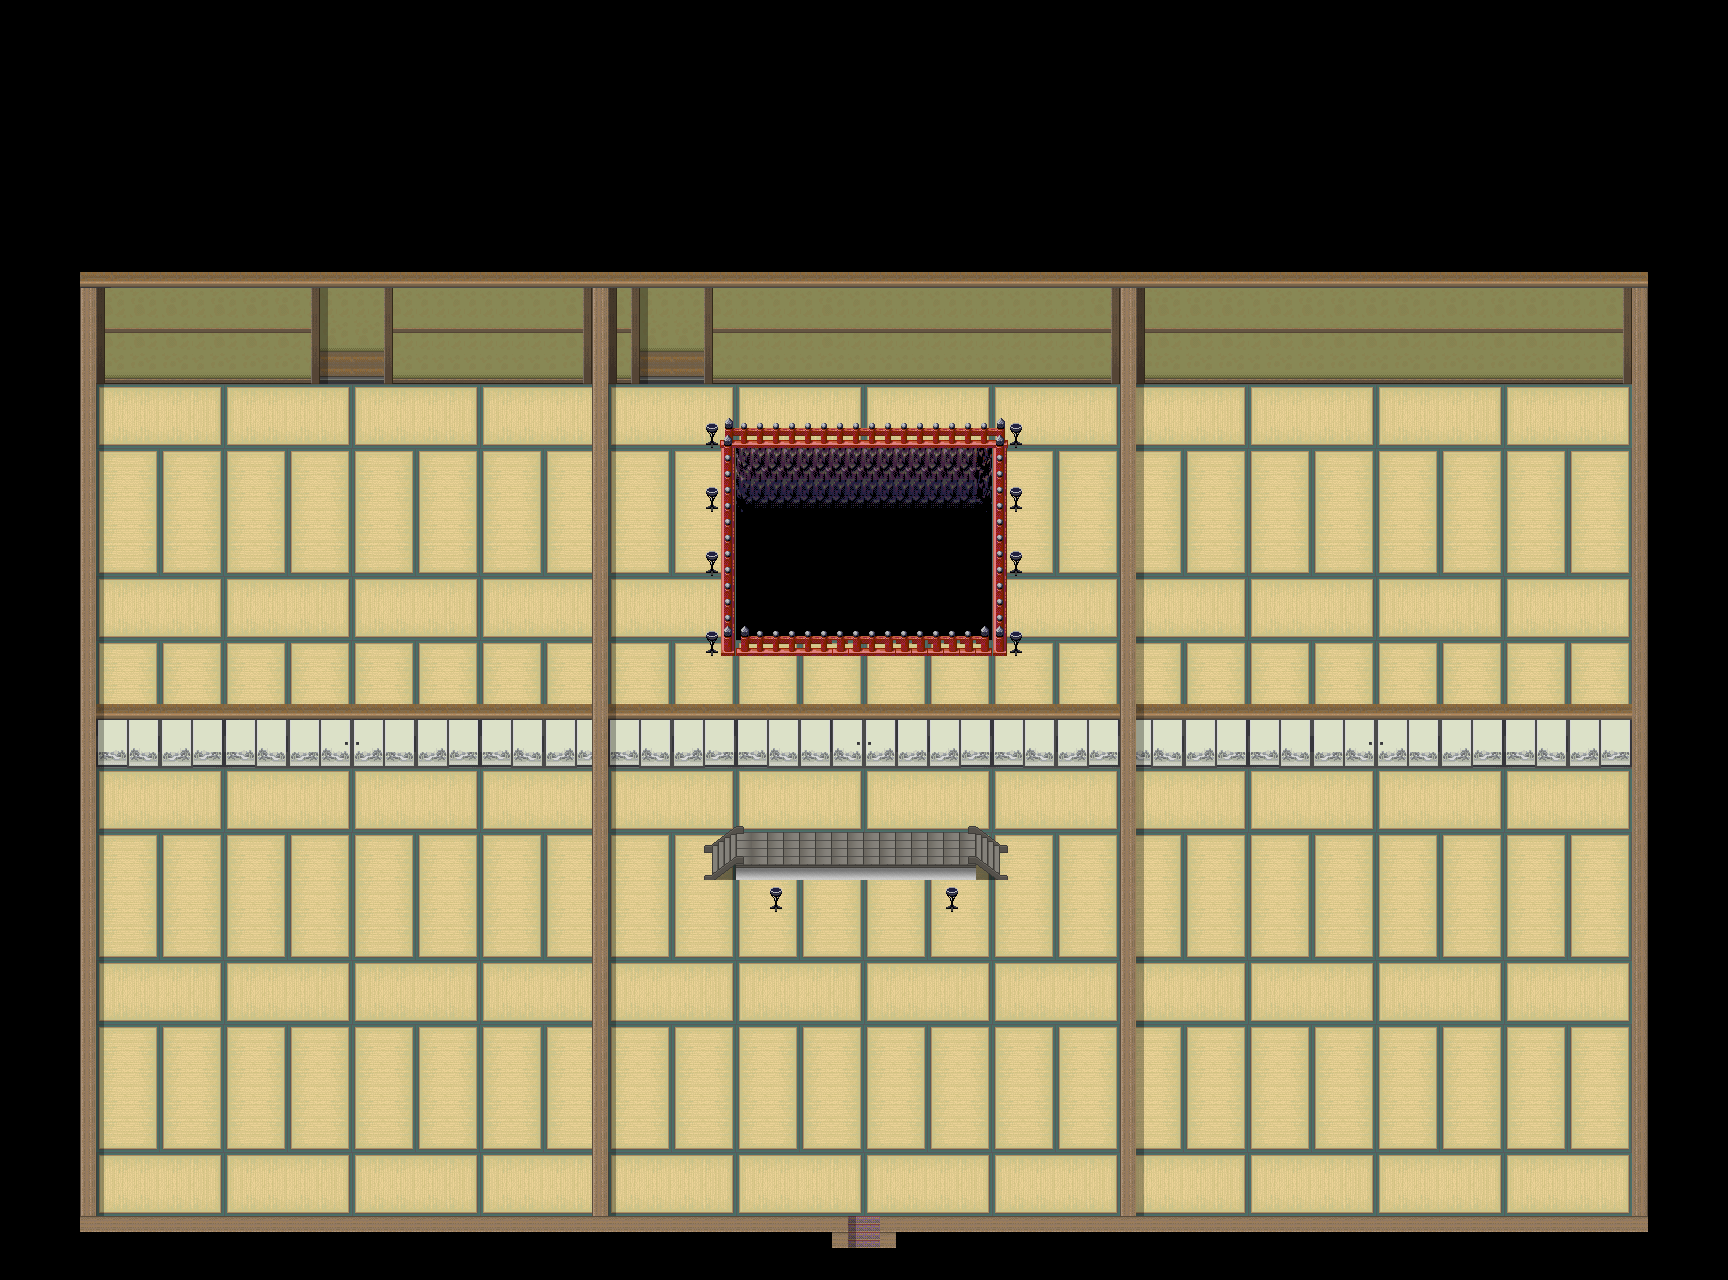

This game map was drawn from its Tiled (.tmx) file and the tilesets committed beside it. A one-line description and the trimmed map source follow:
An orthogonal 108x80 tile map with 16x16 px tiles, 17 tile layers (Base, Base2, MonoShita, MonoChu, ...), 7 tilesets and 33 objects.

<map version="1.0" orientation="orthogonal" renderorder="right-down" width="108" height="80" tilewidth="16" tileheight="16" backgroundcolor="#000000" nextobjectid="95">
 <tileset firstgid="1" name="ST-Washitu-I01" tilewidth="16" tileheight="16" tilecount="1600" columns="16">
  <image source="ST-Washitu-I01.png" trans="aa55ff" width="256" height="1600" />
 </tileset>
 <tileset firstgid="1601" name="ed" tilewidth="16" tileheight="16" tilecount="480" columns="30">
  <image source="ed.png" trans="aa55ff" width="480" height="256" />
 </tileset>
 <tileset firstgid="2081" name="temple_out" tilewidth="16" tileheight="16" tilecount="2016" columns="16">
  <image source="temple_out.png" trans="aa55ff" width="256" height="2016" />
 </tileset>
 <tileset firstgid="4097" name="lower" tilewidth="16" tileheight="16" tilecount="480" columns="30">
  <image source="lower.png" trans="aa55ff" width="480" height="256" />
 </tileset>
 <tileset firstgid="4577" name="ST-Sewer-01" tilewidth="16" tileheight="16" tilecount="1504" columns="16">
  <image source="ST-Sewer-01.png" trans="aa55ff" width="256" height="1504" />
 </tileset>
 <tileset firstgid="6081" name="ed2" tilewidth="16" tileheight="16" tilecount="480" columns="30">
  <image source="ed2.png" trans="aa55ff" width="480" height="256" />
 </tileset>
 <tileset firstgid="6561" name="cave" tilewidth="16" tileheight="16" tilecount="480" columns="30">
  <image source="cave.png" trans="aa55ff" width="480" height="256" />
  <tile id="257">
   <properties>
    <property name="z" value="31" />
   </properties>
  </tile>
  <tile id="287">
   <properties>
    <property name="z" value="31" />
   </properties>
  </tile>
  <tile id="317">
   <properties>
    <property name="z" value="31" />
   </properties>
  </tile>
  <tile id="347">
   <properties>
    <property name="z" value="31" />
   </properties>
  </tile>
 </tileset>
 <layer name="Base" width="108" height="80">
  <properties>
   <property name="z" value="-11" />
  </properties>
  <data>[8640 cells, 5682 non-empty, 103 distinct tile ids]</data>
 </layer>
 <layer name="Base2" width="108" height="80">
  <properties>
   <property name="z" value="-11" />
  </properties>
  <data>[8640 cells, 64 non-empty, 12 distinct tile ids]</data>
 </layer>
 <layer name="MonoShita" width="108" height="80">
  <properties>
   <property name="z" value="-11" />
  </properties>
  <data>[8640 cells, 4 non-empty, 1 distinct tile ids]</data>
 </layer>
 <layer name="MonoChu" width="108" height="80">
  <properties>
   <property name="z" value="-11" />
  </properties>
  <data>[8640 cells, 62 non-empty, 24 distinct tile ids]</data>
 </layer>
 <layer name="MonoUe" width="108" height="80">
  <properties>
   <property name="z" value="-11" />
  </properties>
  <data>[8640 cells, 60 non-empty, 6 distinct tile ids]</data>
 </layer>
 <layer name="MonoUe2" width="108" height="80">
  <properties>
   <property name="z" value="-11" />
  </properties>
  <data>[8640 cells, 12 non-empty, 2 distinct tile ids]</data>
 </layer>
 <layer name="door32" width="108" height="80">
  <properties>
   <property name="z" value="-11" />
  </properties>
  <data>[8640 cells, 4 non-empty, 4 distinct tile ids]</data>
 </layer>
 <layer name="door22" width="108" height="80">
  <properties>
   <property name="z" value="-11" />
  </properties>
  <data>[8640 cells, 4 non-empty, 4 distinct tile ids]</data>
 </layer>
 <layer name="door12" width="108" height="80">
  <properties>
   <property name="z" value="-11" />
  </properties>
  <data>[8640 cells, 10 non-empty, 9 distinct tile ids]</data>
 </layer>
 <objectgroup name="collision">
  <properties>
   <property name="z" value="-11" />
  </properties>
  <object id="1" x="736" y="816" width="240" height="16" />
  <object id="2" x="976" y="864" width="32" height="16" />
  <object id="3" x="976" y="816" width="32" height="16" />
  <object id="5" x="704" y="816" width="32" height="16" />
  <object id="6" x="704" y="864" width="32" height="16" />
  <object id="8" x="736" y="864" width="240" height="16" />
  <object id="9" x="96" y="704" width="224" height="64" />
  <object id="10" x="1632" y="288" width="32" height="976" />
  <object id="11" x="880" y="1216" width="768" height="64" />
  <object id="12" x="96" y="1216" width="752" height="64" />
  <object id="13" x="64" y="288" width="32" height="992" />
  <object id="14" x="96" y="288" width="1536" height="96" />
  <object id="15" x="768" y="896" width="16" height="16" />
  <object id="16" x="944" y="896" width="16" height="16" />
  <object id="17" x="704" y="640" width="16" height="16" />
  <object id="18" x="1008" y="640" width="16" height="16" />
  <object id="19" x="1008" y="560" width="16" height="16" />
  <object id="20" x="1008" y="496" width="16" height="16" />
  <object id="21" x="1008" y="432" width="16" height="16" />
  <object id="22" x="704" y="432" width="16" height="16" />
  <object id="23" x="704" y="496" width="16" height="16" />
  <object id="24" x="704" y="560" width="16" height="16" />
  <object id="48" x="720" y="432" width="288" height="224" />
  <object id="49" x="384" y="704" width="448" height="64" />
  <object id="50" x="896" y="704" width="448" height="64" />
  <object id="51" x="1408" y="704" width="224" height="64" />
 </objectgroup>
 <objectgroup name="event">
  <object id="25" x="928" y="1232" width="32" height="32">
   <properties>
    <property name="EventID" value="1" />
    <property name="trigger" value="0" />
   </properties>
  </object>
  <object id="26" x="848" y="1248" width="32" height="32">
   <properties>
    <property name="EventID" value="2" />
    <property name="trigger" value="1" />
   </properties>
  </object>
  <object id="27" x="896" y="1232" width="32" height="32">
   <properties>
    <property name="EventID" value="3" />
    <property name="trigger" value="3" />
   </properties>
  </object>
  <object id="59" x="832" y="720" width="64" height="48">
   <properties>
    <property name="EventID" value="17" />
    <property name="trigger" value="1" />
   </properties>
  </object>
  <object id="63" x="1344" y="720" width="64" height="48">
   <properties>
    <property name="EventID" value="19" />
    <property name="trigger" value="1" />
   </properties>
  </object>
  <object id="66" x="320" y="720" width="64" height="48">
   <properties>
    <property name="EventID" value="21" />
    <property name="trigger" value="1" />
   </properties>
  </object>
  <object id="94" x="736" y="640" width="256" height="16">
   <properties>
    <property name="EventID" value="24" />
    <property name="trigger" value="2" />
   </properties>
  </object>
 </objectgroup>
 <layer name="CharaUe" width="108" height="80">
  <properties>
   <property name="z" value="-11" />
  </properties>
  <data>[8640 cells, 456 non-empty, 28 distinct tile ids]</data>
 </layer>
 <layer name="CharaUe2" width="108" height="80">
  <data>[8640 cells, 8 non-empty, 1 distinct tile ids]</data>
 </layer>
 <layer name="CharaUe3" width="108" height="80">
  <data>[8640 cells, 36 non-empty, 4 distinct tile ids]</data>
 </layer>
 <layer name="door1" width="108" height="80">
  <data>[8640 cells, 16 non-empty, 14 distinct tile ids]</data>
 </layer>
 <layer name="door2" width="108" height="80">
  <data>[8640 cells, 10 non-empty, 8 distinct tile ids]</data>
 </layer>
 <layer name="door3" width="108" height="80">
  <data>[8640 cells, 10 non-empty, 9 distinct tile ids]</data>
 </layer>
 <layer name="shadow" width="108" height="80">
  <data>[8640 cells, 188 non-empty, 1 distinct tile ids]</data>
 </layer>
 <layer name="CharaUe4" width="108" height="80">
  <data>[8640 cells, 128 non-empty, 6 distinct tile ids]</data>
 </layer>
</map>
